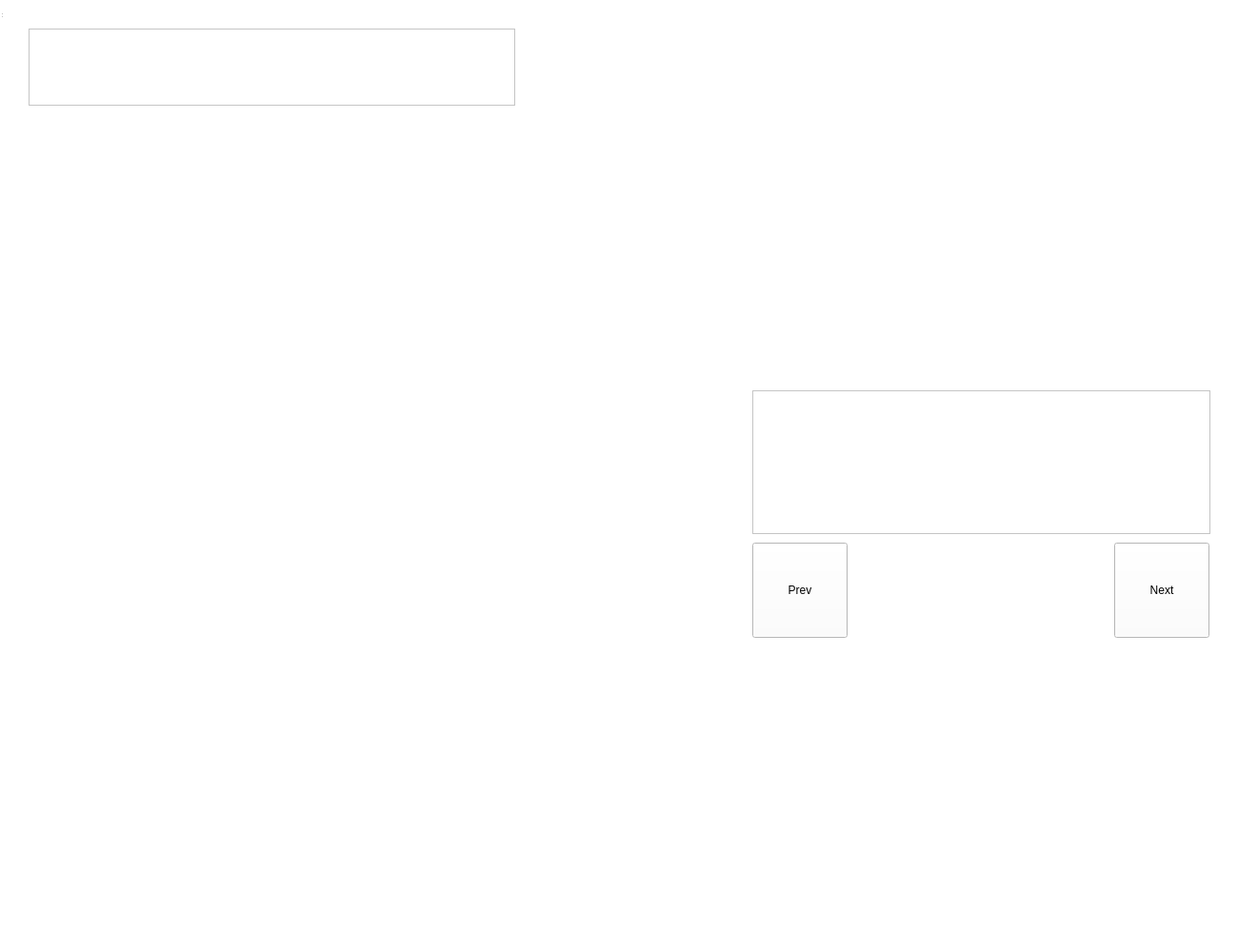
<?xml version="1.0" encoding="UTF-8"?>
<ui version="4.0">
 <class>Test</class>
 <widget class="QWidget" name="Test">
  <property name="geometry">
   <rect>
    <x>0</x>
    <y>0</y>
    <width>1300</width>
    <height>1000</height>
   </rect>
  </property>
  <property name="windowTitle">
   <string>Test</string>
  </property>
  <widget class="QWidget" name="centralwidget" native="true">
   <property name="geometry">
    <rect>
     <x>0</x>
     <y>0</y>
     <width>1300</width>
     <height>1000</height>
    </rect>
   </property>
   <property name="styleSheet">
    <string notr="true">background-color: rgb(255, 255, 255)</string>
   </property>
   <widget class="QPushButton" name="nextButton">
    <property name="geometry">
     <rect>
      <x>1170</x>
      <y>570</y>
      <width>100</width>
      <height>100</height>
     </rect>
    </property>
    <property name="text">
     <string>Next</string>
    </property>
   </widget>
   <widget class="QWidget" name="widget" native="true">
    <property name="geometry">
     <rect>
      <x>30</x>
      <y>120</y>
      <width>720</width>
      <height>720</height>
     </rect>
    </property>
   </widget>
   <widget class="QTextBrowser" name="indexDisplay">
    <property name="geometry">
     <rect>
      <x>30</x>
      <y>30</y>
      <width>511</width>
      <height>81</height>
     </rect>
    </property>
   </widget>
   <widget class="QTextBrowser" name="answerDisplay">
    <property name="geometry">
     <rect>
      <x>790</x>
      <y>410</y>
      <width>481</width>
      <height>151</height>
     </rect>
    </property>
   </widget>
   <widget class="QPushButton" name="prevButton">
    <property name="geometry">
     <rect>
      <x>790</x>
      <y>570</y>
      <width>100</width>
      <height>100</height>
     </rect>
    </property>
    <property name="text">
     <string>Prev</string>
    </property>
   </widget>
  </widget>
  <widget class="QStatusBar" name="statusbar">
   <property name="geometry">
    <rect>
     <x>0</x>
     <y>0</y>
     <width>3</width>
     <height>20</height>
    </rect>
   </property>
  </widget>
 </widget>
 <resources/>
 <connections/>
</ui>
